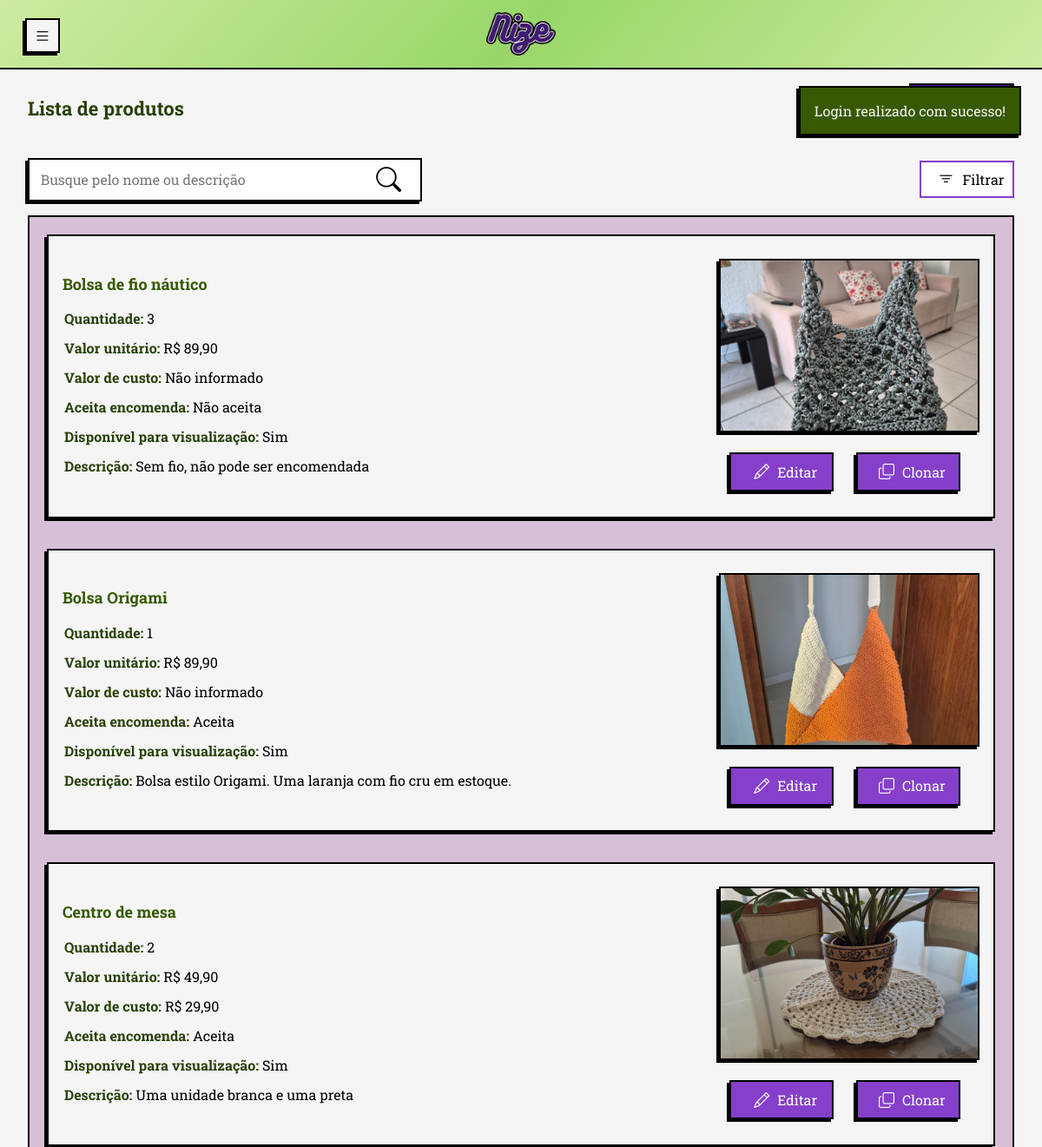
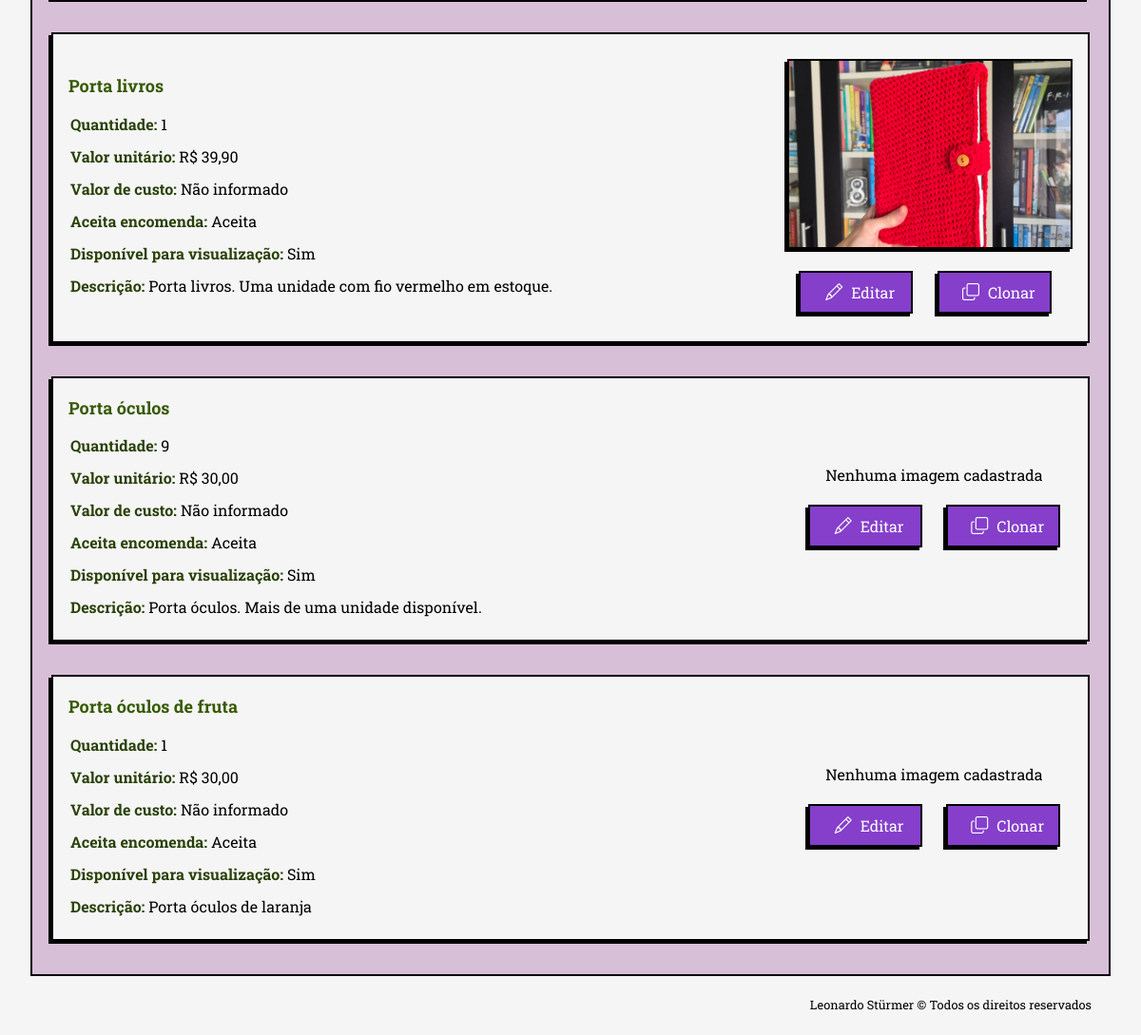
The app's page /php/view/produtos/visualizacao_produtos.php (signed in) with its own data (2 pictures, top to bottom).
### tables this page shows
CREATE TABLE produtos (
            id_produto INTEGER PRIMARY KEY AUTOINCREMENT NOT NULL,
            id_usuario INTEGER NOT NULL,
            nome TEXT NOT NULL,
            valor_unitario REAL NOT NULL,
            quantidade INTEGER NULL,
            imagem TEXT NULL,
            aceita_encomenda INTEGER NULL,
            descricao TEXT NULL,
            valor_custo REAL NULL,
            aceita_visualizacao INTEGER NULL,
            created_at TIMESTAMP NOT NULL DEFAULT CURRENT_TIMESTAMP,
            FOREIGN KEY (id_usuario) REFERENCES usuario (id_usuario)
    );

### php/persistence/conexaoBanco.class.php (called while the page is built, shortened)
<?php
class ConexaoBanco extends PDO {
    private static $instancia = null;
    public static function getInstancia() {
        if (!isset(self::$instancia)) {
            try {
                $caminhoBanco = __DIR__ . '/nize_database.db';
                $dsn = "sqlite:" . $caminhoBanco;
                self::$instancia = new ConexaoBanco($dsn, null, null);
                self::$instancia->setAttribute(PDO::ATTR_ERRMODE, PDO::ERRMODE_EXCEPTION);
                self::$instancia->setAttribute(PDO::ATTR_DEFAULT_FETCH_MODE, PDO::FETCH_ASSOC);
            } catch (PDOException $e) {
                $msg_erro = urlencode("Erro ao conectar com o banco SQLite: " . $e->getMessage());
                header("location:../view/general/erro.php?msg=" . $msg_erro);
                exit;
            }
        }
        return self::$instancia;
    }
}

### php/model/usuario.class.php (called while the page is built, shortened)
<?php
class Usuario{
    public function __get($attribute){
        return $this->$attribute;
    }
}
?>

### php/dao/produtodao.class.php (called while the page is built, shortened)
<?php
require_once __DIR__ . '/../persistence/conexaoBanco.class.php';
class ProdutoDAO{
    private $conexao;
    public function __construct() {
        $this-> conexao = ConexaoBanco::getInstancia();
    }
    public function listarTodosProdutos($id_usuario) : array {
        try{
            $sql = $this->conexao->prepare("SELECT * FROM produtos WHERE id_usuario = :id_usuario ORDER BY nome COLLATE NOCASE ASC");
            $sql->bindValue(":id_usuario", $id_usuario);
            $sql->execute();
            return $sql->fetchAll(PDO::FETCH_ASSOC);
        } catch (Exception $e){
            $_SESSION['msg'] = "Erro ao listar produtos";
            header("location:../view/produtos/visualizacao_produtos.php");
            exit;
        }
    }
}

### php/view/produtos/visualizacao_produtos.php (the view, shortened to what this page needs)
<?php
require_once '../../model/usuario.class.php';
require_once '../../dao/produtodao.class.php';
$usuario = unserialize($_SESSION['usuario_logado']);
$produtoDAO = new ProdutoDAO();
$lista = $produtoDAO->listarTodosProdutos($usuario->id_usuario);
?>
<!DOCTYPE html>
<html lang="pt-br">
<head>
  <link rel="stylesheet" href="../../../css/normalize.css">
  <link rel="stylesheet" href="../../../css/query.css">
  <link rel="stylesheet" href="../../../css/style.css">
  <link rel="stylesheet" href="../../../css/sidebar.css">
  <link rel="stylesheet" href="https://cdn.jsdelivr.net/npm/bootstrap-icons@1.13.1/font/bootstrap-icons.min.css">
</head>
<body>
  <header id="header-mobile">
    <div class="container-header">
      <a href="#" data-resize-btn-mobile class="btn-menu" title="Esconder/expandir menu">
        <i class="bi bi-list"></i>
      </a>
      <a href="../general/tela_inicial.php" class="link-logo-header" title="Tela inicial">
        <img src="../../../img/logo/nize_new.png" alt="Nize logotipo" id="logo-header">
      </a>
    </div>
  </header>
  <main class='conteudo-pagina'>
    <div class="internal-nav">
      <div class="internal-nav-links">
        <h1>Lista de produtos</h1>
        <a href="cadastro_produtos.php"><span class="bi bi-plus-lg"></span>Produto</a>
      </div>
      <div class="internal-nav-inputs">
        <form onsubmit="return false;" id="form-pesquisa-produtos">
          <input type="text" id="pesquisa-produtos" placeholder="Busque pelo nome ou descrição " autocomplete="off"><span id="search-icon" class="bi bi-search"></span>
        </form>
        <details class="filtros-produtos">
          <summary><span class="bi bi-filter"></span>Filtrar</summary>
        </details>
      </div>
    </div>
    <?php
    if (isset($_SESSION["msg"])) {
      echo "<div id='session-msg'>" . $_SESSION['msg'] .  "</div>";
    }
    ?>
    <div class="lista-produtos">
      <?php if (!empty($lista)): ?>
        <?php foreach ($lista as $item): ?>
          <div class="product-view">
            <div class="texto-produto">
              <h2><?php echo htmlspecialchars(mb_convert_encoding($item['nome'], "UTF-8", "AUTO")); ?></h2>
              <p><strong>Quantidade:</strong> <?php if ($item['quantidade'] === 0 || $item['quantidade'] == null) {
                                                echo "Sem estoque";
                                              } else {
                                                echo htmlspecialchars($item['quantidade']);
                                              } ?> </p>
              <?php if ($item['valor_unitario']) {
                $valor_unitario = "R$ " . number_format($item['valor_unitario'], 2, ',', '.');
              } else {
                $valor_unitario = "Não informado";
              } ?>
              <p><strong>Valor unitário:</strong> <?php echo $valor_unitario ?></p>
              <?php if ($item['valor_custo']) {
                $valor_custo = "R$ " . number_format($item['valor_custo'], 2, ',', '.');
              } else {
                $valor_custo = "Não informado";
              } ?>
              <p><strong>Valor de custo:</strong> <?php echo $valor_custo; ?></p>
              <?php
              if (htmlspecialchars($item['aceita_encomenda']) === '1') {
                $aceita_encomenda = "Aceita";
              } else {
                $aceita_encomenda = "Não aceita";
              }
              if (htmlspecialchars($item['aceita_visualizacao']) === '1') {
                $aceita_visualizacao = "Sim";
              } else {
                $aceita_visualizacao = "Não";
              }
              ?>
              <p><strong>Aceita encomenda:</strong> <?php echo $aceita_encomenda; ?></p>
              <p><strong>Disponível para visualização:</strong> <?php echo $aceita_visualizacao; ?></p>
              <p class="p-descricao"><strong>Descrição:</strong>
                <?php if ($item['descricao']) {
                  echo htmlspecialchars($item['descricao']);
                } else {
                  echo "Nenhuma descrição informada";
                } ?></p>
            </div>
            <div class="product-img-btn">
              <?php if ($item['imagem']) {
                echo "<img src='../../persistence/uploads/" . htmlspecialchars($item['imagem']) . "' alt='imagem do produto' class='img-produtos'>";
                } else {
                  echo "<p class='img-produtos'>Nenhuma imagem cadastrada</p>";
              } ?>
              <div class="product-btns">
                <a href="alteracao_produto.php?id=<?php echo $item['id_produto']; ?>"><span class="bi bi-pencil"></span>Editar</a>
                <a href="clonar_produto.php?id=<?php echo $item['id_produto']; ?>" class="btn-clonar"><span class="bi bi-copy"></span>Clonar</a>
                </div>
            </div>
          </div>
        <?php endforeach; ?>
      <?php else: echo "Nenhum produto cadastrado." ?>
      <?php endif; ?>
    </div>
    <footer>Leonardo Stürmer &copy; Todos os direitos reservados</footer>
  </main>
</body>
</html>

### css/query.css (style rules this page uses)
@media screen and (max-width: 1280px) { main { margin-top: 1.5em; margin-left: 1em; } }
@media screen and (max-width: 1280px) { main.conteudo-pagina { margin: 3em 0; padding: 2em 2em; } }
@media screen and (max-width: 1280px) { .success-msg, .error-msg { color: whitesmoke; border: 2px solid black; box-shadow: var(--box-shadow); font-size: 16px; position: absolute; top: 3.2em; right: 1.5em; width: fit-content; max-width: 300px; padding: 0.8em 1rem; z-index: 99999; } }
@media screen and (max-width: 1280px) { h1 { font-size: 22px; } }
@media screen and (max-width: 1280px) { .btn-menu { position: fixed; left: 1em; top: 0.5em; } }
@media screen and (max-width: 1280px) { div.product-view .product-btns { margin: auto 0; } }
@media screen and (max-width: 1280px) { div.product-view { padding: 1em; display: flex; flex-direction: row; width: 100%; justify-content: space-between; align-items: center; } }
@media screen and (max-width: 1280px) { div.product-view p { margin: 2px; line-height: 2em; font-size: 16px; } }
@media screen and (max-width: 1280px) { div.product-view > div.product-img-btn > img.img-produtos { align-self: center; width: 300px; height: 200px; } }
@media screen and (max-width: 1280px) { div.texto-produto, div.texto-pedido { max-width: 50%; } }
@media screen and (max-width: 1280px) { div.texto-produto h2, div.texto-pedido h2 { text-align: left; padding: 0.2em; font-size: 18px; } }
@media screen and (max-width: 1280px) { div.product-btns > a { padding: 0.2em 0.5em; font-size: 16px; } }

### css/style.css (style rules this page uses)
.internal-nav { display: inline-block; margin-bottom: 2em 0; gap: 20px; }
.internal-nav-links h1 { padding: 0; color: var(--darkGreen); text-align: left; }
.internal-nav-links { padding: 0; margin: 0; display: flex; justify-content: space-between; align-items: center; }
.internal-nav-links > a { text-decoration: none; border: var(--border); box-shadow: var(--box-shadow); background-color: var(--darkerPurple); padding: 0.8em; color: white; width: fit-content; text-align: center; margin: 1em 0; }
.internal-nav-inputs { display: flex; justify-content: space-between; align-items: baseline; margin-bottom: 1em; }
.internal-nav-inputs details { margin-left: 1em; }
.filtros-produtos { border: var(--border-focus-purple); padding: 0.2em 0.6em; background-color: white; }
.filtros-produtos summary { list-style: none; display: flex; align-items: center; }
.filtros-produtos summary span { font-size: 1.2em; margin-right: 0.5em; }
#form-pesquisa-produtos, #form-pesquisa-pedidos, #form-pesquisa-usuarios { position: relative; display: inline-block; margin-top: 0.8em; width: 40%; background-color: white; }
#pesquisa-produtos, #pesquisa-pedidos, #pesquisa-usuarios { border: var(--border); box-shadow: var(--box-shadow); padding: 0.8em; font-size: 16px; width: 100%; }
#search-icon { position: absolute; right: 10px; top: 50%; transform: translateY(-50%); font-size: 1.8rem; }
.lista-produtos, .lista-pedidos { display: flex; flex-wrap: wrap; border: var(--border-thin); padding: 10px; background-color: thistle; justify-content: space-evenly; }
.product-view { display: flex; flex-wrap: wrap; flex-direction: column; overflow-x: hidden; background-color: whitesmoke; border: var(--border); box-shadow: var(--box-shadow); padding: 2rem; margin: 10px; margin-bottom: 25px; box-sizing: border-box; width: 45%; min-height: fit-content; max-height: fit-content; justify-content: space-between; }
div.texto-produto h2, div.texto-pedido h2 { text-align: left; padding: 0 0 0.4em 0; }
div.product-img-btn { display: flex; align-content: center; flex-direction: column; }
div.product-img-btn p { align-self: center; }
div.product-img-btn > img.img-produtos { border: var(--border); box-shadow: var(--box-shadow); margin-left: 10px; margin-bottom: 10px; margin-top: 10px; width: 70%; height: 250px; object-fit: cover; align-self: center; }
.p-descricao { overflow-y: auto; max-height: 150px; scrollbar-width: thin; scrollbar-color: var(--normalPurple); }
.product-btns { display: flex; justify-content: center; align-items: center; margin-top: auto; }
div.product-btns span { font-size: 18px; margin-right: 0.5em; }
.product-btns > a { width: 120px; height: 45px; }
.product-btns > .btn-clonar { width: 120px; }
details > summary { list-style: none; }

### records on screen
produtos: nome "Bolsa de fio náutico", quantidade "3", valor_unitario "R$ 89,90", valor_custo "Não informado", aceita_encomenda "Não aceita", aceita_visualizacao "Sim", descricao "Sem fio, não pode ser encomendada", imagem (picture)
produtos: nome "Bolsa Origami", quantidade "1", valor_unitario "R$ 89,90", valor_custo "Não informado", aceita_encomenda "Aceita", aceita_visualizacao "Sim", descricao "Bolsa estilo Origami. Uma laranja com fio cru em estoque.", imagem (picture)
produtos: nome "Centro de mesa", quantidade "2", valor_unitario "R$ 49,90", valor_custo "R$ 29,90", aceita_encomenda "Aceita", aceita_visualizacao "Sim", descricao "Uma unidade branca e uma preta", imagem (picture)
produtos: nome "Porta livros", quantidade "1", valor_unitario "R$ 39,90", valor_custo "Não informado", aceita_encomenda "Aceita", aceita_visualizacao "Sim", descricao "Porta livros. Uma unidade com fio vermelho em estoque.", imagem (picture)
produtos: nome "Porta óculos", quantidade "9", valor_unitario "R$ 30,00", valor_custo "Não informado", aceita_encomenda "Aceita", aceita_visualizacao "Sim", descricao "Porta óculos. Mais de uma unidade disponível.", imagem "Nenhuma imagem cadastrada"
produtos: nome "Porta óculos de fruta", quantidade "1", valor_unitario "R$ 30,00", valor_custo "Não informado", aceita_encomenda "Aceita", aceita_visualizacao "Sim", descricao "Porta óculos de laranja", imagem "Nenhuma imagem cadastrada"

### other values on screen
$_SESSION['msg'] "Login realizado com sucesso!"
